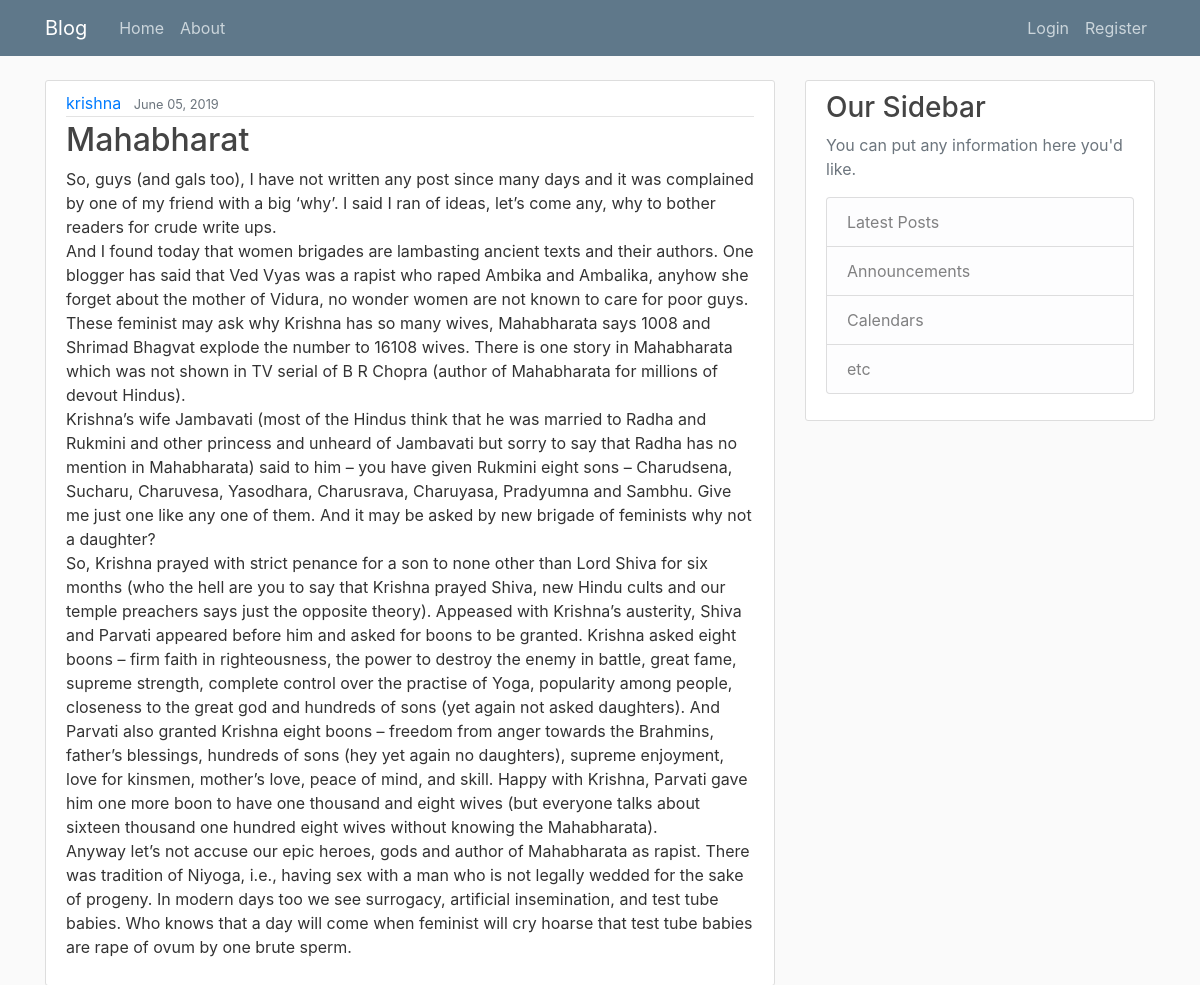
Screenshot of /post/7/ with the database file from the repository.
### blog/models.py (models this page shows, shortened)
class Post(models.Model):
    title = models.CharField(max_length=200)
    content = models.TextField()
    author = models.ForeignKey(User, on_delete=models.CASCADE)
    date_posted = models.DateTimeField(default=timezone.now)

### blog/views.py (the view)
# urls.py: path('post/<int:pk>/', PostDetailView.as_view(),name='post-detail'),
class PostDetailView(DetailView):
    model = Post

### blog/templates/blog/post_detail.html (shortened to what this page needs)
{%extends "blog/base.html" %}
{% block content %}
<article class="media content-section">
  <div class="media-body">
    <div class="article-metadata">
      <a class="mr-2" href="#">{{ object.author }}</a>
      <small class="text-muted">{{ object.date_posted|date:"F d, Y" }}</small>
    </div>
    <h2 class="article-title">{{ object.title }}</h2>
    <p class="article-content">{{ object.content }}</p>
  </div>
</article>
{% endblock content%}

### blog/static/blog/main.css (style rules this page uses)
body { background: #fafafa; color: #333333; margin-top: 5rem; }
h1, h2, h3, h4, h5, h6 { color: #444444; }
.content-section { background: #ffffff; padding: 10px 20px; border: 1px solid #dddddd; border-radius: 3px; margin-bottom: 20px; }
.article-title { color: #444444; }
.article-content { white-space: pre-line; }
.article-metadata { padding-bottom: 1px; margin-bottom: 4px; border-bottom: 1px solid #e3e3e3 }

### rows the page displays
Post: author "krishna", date_posted "June 05, 2019", title "Mahabharat", content "So, guys (and gals too), I have not written any post since many days and it was complained by one of my friend with a big ‘why’. I said I ran of ideas, let’s come any, why to bother readers for crude write ups. And I found today that women brigades are lambasting ancient texts and their authors. One blogger has said that Ved Vyas was a rapist who raped Ambika and Ambalika, anyhow she forget about the mother of Vidura, no wonder women are not known to care for poor guys. These feminist may ask why Krishna has so many wives, Mahabharata says 1008 and Shrimad Bhagvat explode the number to 16108 wives. There is one story in Mahabharata which was not shown in TV serial of B R Chopra (author of…"
